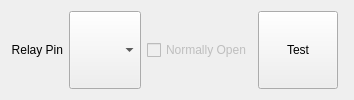
     <widget class="QWidget" name="tabRelaySwitch">
      <attribute name="title">
       <string>Relay</string>
      </attribute>
      <layout class="QGridLayout" name="gridLayout_8">
       <item row="0" column="0">
        <widget class="QLabel" name="label_10">
         <property name="sizePolicy">
          <sizepolicy hsizetype="Minimum" vsizetype="Minimum">
           <horstretch>0</horstretch>
           <verstretch>0</verstretch>
          </sizepolicy>
         </property>
         <property name="text">
          <string>Relay Pin</string>
         </property>
         <property name="alignment">
          <set>Qt::AlignRight|Qt::AlignTrailing|Qt::AlignVCenter</set>
         </property>
        </widget>
       </item>
       <item row="0" column="1">
        <widget class="ArduinoPinCombobox" name="comboBoxRCInterfacePin_2">
         <property name="enabled">
          <bool>true</bool>
         </property>
         <property name="sizePolicy">
          <sizepolicy hsizetype="Minimum" vsizetype="Minimum">
           <horstretch>0</horstretch>
           <verstretch>0</verstretch>
          </sizepolicy>
         </property>
        </widget>
       </item>
       <item row="0" column="2">
        <widget class="QCheckBox" name="checkBoxTachometer_2">
         <property name="enabled">
          <bool>false</bool>
         </property>
         <property name="sizePolicy">
          <sizepolicy hsizetype="Minimum" vsizetype="Minimum">
           <horstretch>0</horstretch>
           <verstretch>0</verstretch>
          </sizepolicy>
         </property>
         <property name="text">
          <string>Normally Open</string>
         </property>
        </widget>
       </item>
       <item row="0" column="3">
        <widget class="QPushButton" name="pushButton">
         <property name="sizePolicy">
          <sizepolicy hsizetype="Minimum" vsizetype="Minimum">
           <horstretch>0</horstretch>
           <verstretch>0</verstretch>
          </sizepolicy>
         </property>
         <property name="toolTip">
          <string>Press and hold this button to send a test signal to selected pin</string>
         </property>
         <property name="text">
          <string>Test</string>
         </property>
        </widget>
       </item>
       <item row="0" column="4">
        <spacer name="horizontalSpacer_8">
         <property name="sizePolicy">
          <sizepolicy hsizetype="Expanding" vsizetype="Minimum">
           <horstretch>0</horstretch>
           <verstretch>0</verstretch>
          </sizepolicy>
         </property>
         <property name="orientation">
          <enum>Qt::Horizontal</enum>
         </property>
         <property name="sizeType">
          <enum>QSizePolicy::Expanding</enum>
         </property>
         <property name="sizeHint" stdset="0">
          <size>
           <width>5</width>
           <height>5</height>
          </size>
         </property>
        </spacer>
       </item>
      </layout>
     </widget>
